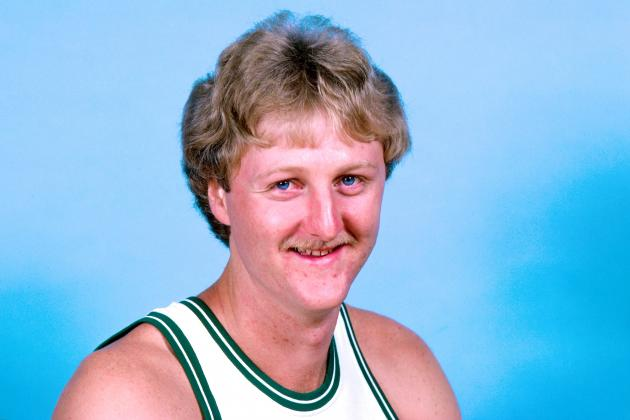
#> input picture testing/face_recognition/images/Larry/four.jpg, 630 x 420 px, given in place of the camera
$ python equalizationDemo.py
#> lines starting #> are read from the running program, lines starting #| are printed output that depends on the picture; after the words box and inside, x2 and y2 are one past the last pixel; in counts of white or black regions, pixels touching at a corner belong together
import random
import numpy as np
import cv2 as cv

cap = cv.VideoCapture(0)
# Check if the webcam is opened correctly
if not cap.isOpened():
    raise IOError("Cannot open webcam")

while True:
    ret, frame = cap.read()
#> frame is the input picture: shape (420, 630, 3); mean B, G, R 212.8, 181.4, 141.3
    frame = cv.resize(frame, None, fx=0.5, fy=0.5, interpolation=cv.INTER_AREA)
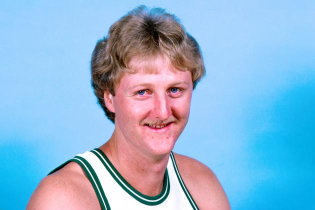
#> frame: shape (210, 315, 3); mean B, G, R 212.9, 181.6, 141.4
    width = frame.shape
#> width = (210, 315, 3)

    # Convert BGR to HSV
    hsv = cv.cvtColor(frame, cv.COLOR_BGR2HSV)
#> hsv: shape (210, 315, 3); mean H, S, V 94.1, 116.3, 228.8

    # define range of blue color in HSV
    lower_blue = np.array([110, 50, 50])
    upper_blue = np.array([130, 255, 255])
    # Threshold the HSV image to get only blue colors
    mask = cv.inRange(hsv, lower_blue, upper_blue)
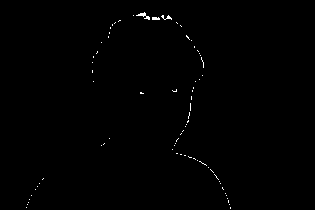
#> mask: shape (210, 315); 0.39% white in thin lines or dots, all inside (x1, y1, x2, y2) = (26, 12, 231, 209)
    # Bitwise-AND mask and original image
    res = cv.bitwise_and(frame, frame, mask=mask)
    cv.imshow('frame', frame)
    cv.imshow('mask', mask)
    cv.imshow('res', res)
    k = cv.waitKey(5) & 0xFF
#> (key Esc is pressed here)
    if k == 27:
        break
cv.destroyAllWindows()
